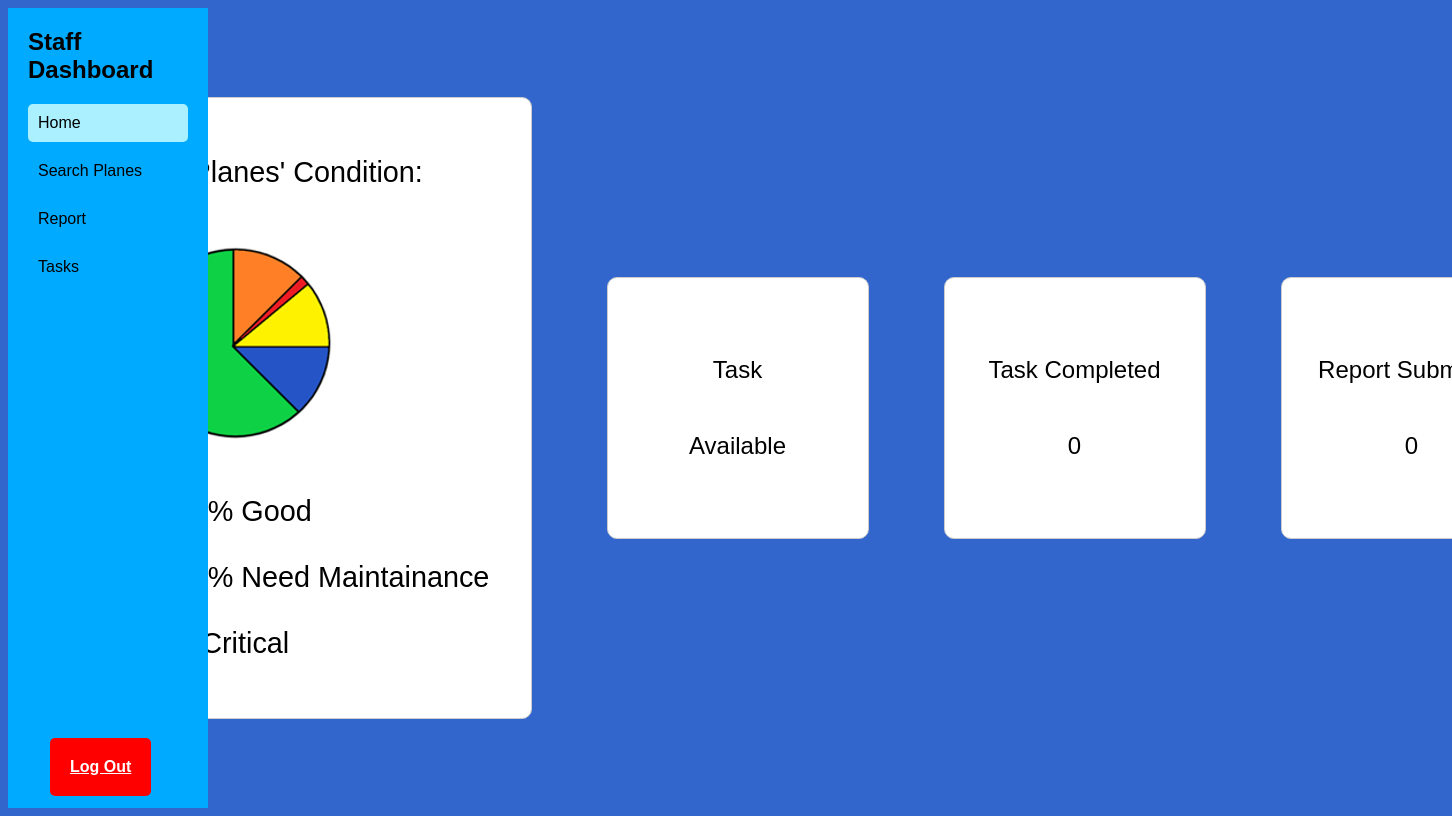
Page /staff/staff.php (signed in) on the earlier database version.
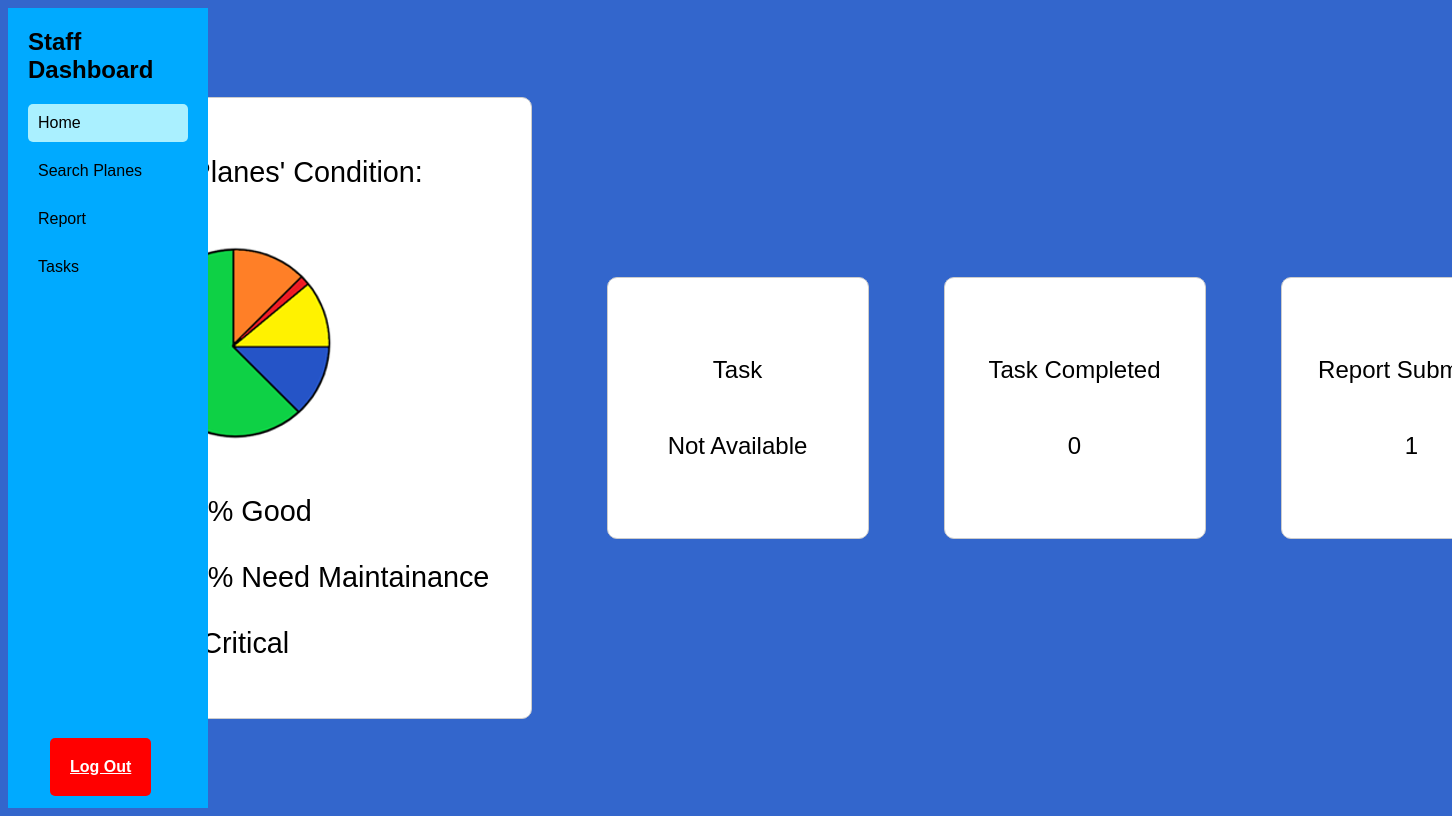
Same page on the later database version.
### tables this page shows
CREATE TABLE `task` (
  `TaskID` int(11) NOT NULL,
  `TargetPlane` varchar(255) DEFAULT NULL,
  `Fuel` int(11) DEFAULT NULL,
  `tire1` enum('Good','Medicore','Bad') DEFAULT NULL,
  `tire2` enum('Good','Medicore','Bad') DEFAULT NULL,
  `tire3` enum('Good','Medicore','Bad') DEFAULT NULL,
  `tire4` enum('Good','Medicore','Bad') DEFAULT NULL,
  `tire5` enum('Good','Medicore','Bad') DEFAULT NULL,
  `tire6` enum('Good','Medicore','Bad') DEFAULT NULL,
  `motor` enum('Good','Medicore','Bad') DEFAULT NULL,
  `taskStatus` enum('on hold','approved','Completed','rejected') DEFAULT NULL,
  `comments` varchar(255) NOT NULL,
  `reporter` varchar(255) NOT NULL,
  `neededWorkers` int(11) NOT NULL DEFAULT 0
);

### database.php (called while the page is built, shortened)
<?php
function getCurrentUser(){
    return $_SESSION['currentUser'];
}
?>

### staff/staff.php (the view, shortened to what this page needs)
<?php
include("../database.php");
$task = mysqli_query($conn, "SELECT taskID FROM taskstaff WHERE staffUserID =" . getCurrentUser());
$completion = mysqli_query($conn, "SELECT completion FROM `users` WHERE userID =" . getCurrentUser());
$taskAvailable = "Not Available";
$taskCompleted = 0;
$reports = 0;
while ($row = mysqli_fetch_assoc($task)){
        $details = mysqli_query($conn, "SELECT taskStatus  FROM task WHERE taskID =" . $row['taskID']);
        while ($row2 = mysqli_fetch_assoc($details)){
            if($row2['taskStatus'] == 'approved'){
                $taskAvailable = "Available";
            }
        }
    }
    $reporter = mysqli_query($conn,
    "SELECT COUNT(*) AS rowCount
        FROM task
        WHERE reporter = ". getCurrentUser() ."
    ");
    while ($row = mysqli_fetch_assoc($reporter)){
        $reports = $row['rowCount'];
    }
    while ($row = mysqli_fetch_assoc($completion)){
        $taskCompleted = $row['completion'];
    }
?>
<!DOCTYPE html>
<html lang="en">
<head>
    <link rel="stylesheet" href="../style.css">
</head>
<body>
<div class="sidebar">
        <h1>Staff Dashboard</h1>
        <a href="#" class="home">Home</a>
        <a href="searchPlanes.php">Search Planes</a>
        <a href="report.php">Report</a>
        <a href="tasks.php">Tasks</a>
    </div>
    <div class="main-content">
        <div class="container">
        <?php
        include '../python/pie.php'
        ?>
            <div class="card">
                <p>Task</p>
                <p><?php echo $taskAvailable; ?></p>
            </div>
            <div class="card">
                <p>Task Completed</p>
                <p><?php echo $taskCompleted; ?></p>
            </div>
            <div class="card">
                <p>Report Submitted</p>
                <p><?php echo $reports; ?></p>
            </div>
        </div>
    </div>
    <a href="../index.php" class="logout">Log Out</a>
</body>
</html>

Differences in the rows shown:
no longer on this page (row edited): task: taskStatus "Available"
Other differences:
$taskAvailable: (not shown) → "Not Available"
$reports: "0" → "1"
